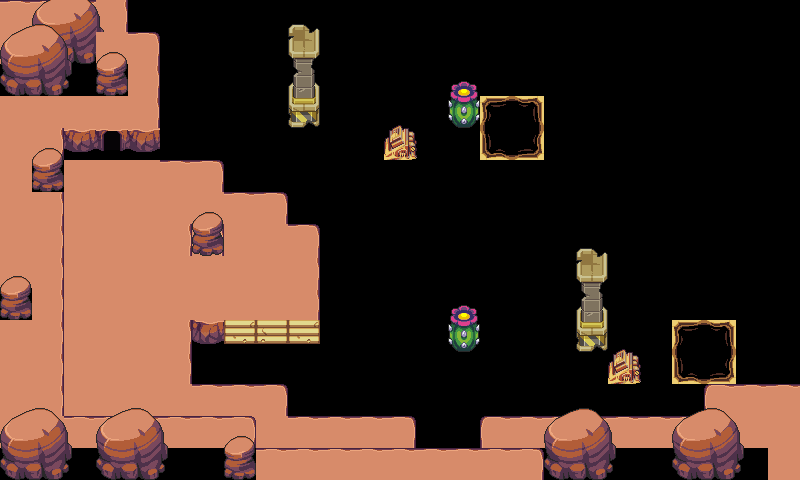

Below is a game level as drawn by its tile map, then a one-line description and the .tmx that defines it (tile-layer data replaced by summaries):
An orthogonal 25x15 tile map with 32x32 px tiles, 4 tile layers (Stairs, Upper, Objects, Player Layer), 2 hidden layers not drawn, 19 tilesets.

<map version="1.5" tiledversion="1.6.0" orientation="orthogonal" renderorder="right-down" width="25" height="15" tilewidth="32" tileheight="32" infinite="0" nextlayerid="12" nextobjectid="2">
 <editorsettings>
  <export format="csv" />
 </editorsettings>
 <properties>
  <property name="level" type="int" value="1" />
 </properties>
 <tileset firstgid="1" name="grasslands_tiles" tilewidth="32" tileheight="32" tilecount="140" columns="5">
  <image source="../assets/map/grasslands/grasslands_tiles.png" width="160" height="896" />
 </tileset>
 <tileset firstgid="141" name="grasslands_tree_big" tilewidth="67" tileheight="82" tilecount="1" columns="1">
  <image source="../assets/map/grasslands/grasslands_tree_big.png" width="67" height="82" />
 </tileset>
 <tileset firstgid="142" name="grasslands_tree_small" tilewidth="32" tileheight="44" tilecount="1" columns="1">
  <image source="../assets/map/grasslands/grasslands_tree_small.png" width="32" height="44" />
 </tileset>
 <tileset firstgid="143" name="grasslands_dirt" tilewidth="16" tileheight="16" tilecount="4" columns="4">
  <image source="../assets/map/grasslands/grasslands_dirt.png" width="64" height="16" />
 </tileset>
 <tileset firstgid="147" name="grasslands_flower" tilewidth="16" tileheight="16" tilecount="6" columns="6">
  <image source="../assets/map/grasslands/grasslands_flower.png" width="96" height="16" />
 </tileset>
 <tileset firstgid="153" name="grasslands_tree_stump" tilewidth="32" tileheight="28" tilecount="1" columns="1">
  <image source="../assets/map/grasslands/grasslands_tree_stump.png" width="32" height="28" />
 </tileset>
 <tileset firstgid="154" name="global_bush" tilewidth="32" tileheight="32" tilecount="1" columns="1">
  <image source="../assets/map/global_bush.png" width="32" height="32" />
 </tileset>
 <tileset firstgid="155" name="collision" tilewidth="32" tileheight="32" tilecount="1" columns="1">
  <image source="../assets/map/collision.png" width="32" height="32" />
 </tileset>
 <tileset firstgid="156" name="beach_tiles" tilewidth="32" tileheight="32" tilecount="75" columns="5">
  <image source="../assets/map/beach_tiles.png" width="160" height="480" />
 </tileset>
 <tileset firstgid="231" name="grasslands_detail" tilewidth="16" tileheight="16" tilecount="1" columns="1">
  <image source="../assets/map/grasslands_detail.png" width="16" height="16" />
 </tileset>
 <tileset firstgid="232" name="Desert_Tiles" tilewidth="32" tileheight="32" tilecount="75" columns="5">
  <image source="../assets/map/Desert_Tiles.png" width="160" height="480" />
 </tileset>
 <tileset firstgid="307" name="arenaPillar1Rubble" tilewidth="32" tileheight="32" tilecount="2" columns="1">
  <image source="../assets/map/arenaPillar1Rubble.png" width="32" height="64" />
 </tileset>
 <tileset firstgid="309" name="arenaPillar3B" tilewidth="32" tileheight="104" tilecount="1" columns="1">
  <image source="../assets/map/arenaPillar3B.png" width="32" height="104" />
 </tileset>
 <tileset firstgid="310" name="arenaPillar3" tilewidth="25" tileheight="100" tilecount="1" columns="1">
  <image source="../assets/map/arenaPillar3.png" width="32" height="104" />
 </tileset>
 <tileset firstgid="311" name="bannerGerudo" tilewidth="32" tileheight="32" tilecount="2" columns="1">
  <image source="../assets/map/bannerGerudo.png" width="32" height="64" />
 </tileset>
 <tileset firstgid="313" name="Desert_Cactus" tilewidth="32" tileheight="47" tilecount="1" columns="1">
  <image source="../assets/map/Desert_Cactus.png" width="32" height="47" />
 </tileset>
 <tileset firstgid="314" name="desert_machine_2_sandy" tilewidth="33" tileheight="35" tilecount="1" columns="1">
  <image source="../assets/map/desert_machine_2_sandy.png" width="33" height="35" />
 </tileset>
 <tileset firstgid="315" name="Desert_Boulder_1x1" tilewidth="32" tileheight="44" tilecount="1" columns="1">
  <image source="../assets/map/Desert_Boulder_1x1.png" width="32" height="44" />
 </tileset>
 <tileset firstgid="316" name="Desert_Boulder_Big" tilewidth="72" tileheight="72" tilecount="1" columns="1">
  <image source="../assets/map/Desert_Boulder_Big.png" width="72" height="72" />
 </tileset>
 <layer id="1" name="Ground" width="25" height="15" visible="0">
  <properties>
   <property name="level" type="int" value="0" />
  </properties>
  <data>[375 cells, 312 non-empty, 3 distinct tile ids]</data>
 </layer>
 <layer id="7" name="Stairs" width="25" height="15">
  <properties>
   <property name="level" type="int" value="-2" />
  </properties>
  <data>[375 cells, 3 non-empty, 3 distinct tile ids]</data>
 </layer>
 <layer id="6" name="Upper" width="25" height="15">
  <properties>
   <property name="level" type="int" value="1" />
  </properties>
  <data>[375 cells, 63 non-empty, 7 distinct tile ids]</data>
 </layer>
 <layer id="2" name="Objects" width="25" height="15">
  <data>[375 cells, 88 non-empty, 18 distinct tile ids]</data>
 </layer>
 <layer id="9" name="Player Layer" width="25" height="15" locked="1">
  <data>[375 cells, 0 non-empty, 0 distinct tile ids]</data>
 </layer>
 <layer id="8" name="collision" width="25" height="15" visible="0">
  <properties>
   <property name="collision" type="int" value="1" />
  </properties>
  <data>[375 cells, 71 non-empty, 1 distinct tile ids]</data>
 </layer>
</map>
